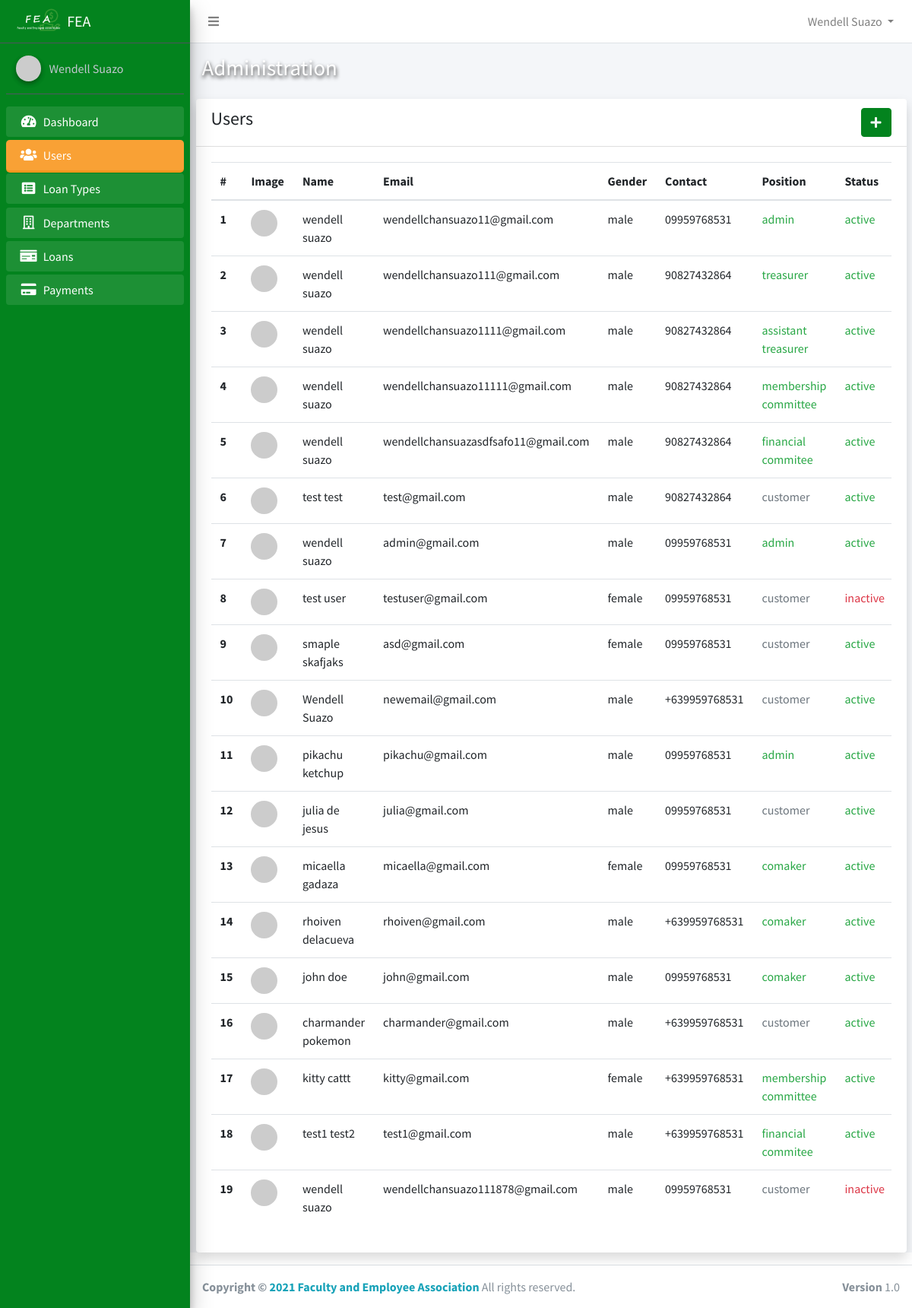
Screenshot of /admin/admin_users.php (signed in) with the database file from the repository.
### tables this page shows
CREATE TABLE `users` (
  `id` int(11) NOT NULL,
  `firstname` varchar(50) NOT NULL,
  `lastname` varchar(50) NOT NULL,
  `gender` varchar(50) NOT NULL,
  `contact_number` varchar(50) NOT NULL,
  `email` varchar(50) NOT NULL,
  `password` varchar(50) NOT NULL,
  `active` tinyint(1) NOT NULL DEFAULT 0,
  `position_id` int(11) DEFAULT NULL,
  `created_at` timestamp NOT NULL DEFAULT current_timestamp()
);

CREATE TABLE `positions` (
  `id` int(11) NOT NULL,
  `name` varchar(50) NOT NULL
);

### app/config/config.php (called while the page is built, shortened)
<?php
class Connection
{
    public $conn;
    public function __construct()
    {
        try {
            $dsn = 'mysql:host=' . HOST . ';dbname=' . DB_NAME;
            $this->conn = new PDO($dsn, USERNAME, PASSWORD);
            $this->conn->setAttribute(PDO::ATTR_DEFAULT_FETCH_MODE, PDO::FETCH_OBJ);
            $this->conn->setAttribute(PDO::ATTR_EMULATE_PREPARES, false);
        } catch (PDOException $e) {
            echo "Error!: " . $e->getMessage() . "<br/>";
            die();
        }
        return $this->conn;
    }
}

### core.php (called while the page is built, shortened)
<?php
require_once 'app/config/config.php';
require_once 'app/models/User.php';
$user = new User();

### app/models/User.php (called while the page is built, shortened)
<?php
class User extends Connection
{
    public static function Auth()
    {
        if (isset($_SESSION['id'])) {
            return true;
        } else {
            return false;
        }
    }
    public function getFullName()
    {
        if (self::Auth()) {
            $user = $this->getUser();
            return ucwords($user->firstname) . ' ' . ucwords($user->lastname);
        } else {
            return 'Guess';
        }
    }
    public function getUser()
    {
        if (self::Auth()) {
            $sql = "SELECT * FROM users WHERE id=:id AND active=1";
            $stmt = $this->conn->prepare($sql);
            $stmt->execute(['id' => $_SESSION['id']]);
            $user = $stmt->fetch();
            return $user;
        }
    }
}

### app/controllers/admin/UserController.php (called while the page is built, shortened)
<?php
class AdminUser extends Connection
{
    public function index()
    {
        $sql = "SELECT * FROM users";
        $stmt = $this->conn->query($sql);
        return $users = $stmt->fetchAll();
    }
    public function getPosition($id)
    {
        $sql = "SELECT * FROM positions WHERE id=:id";
        $stmt = $this->conn->prepare($sql);
        $stmt->execute(['id' => $id]);
        $position = $stmt->fetch();
        if ($position->name) {
            return $position->name;
        } else {
            return 'admin';
        }
    }
}

### admin/admin_users.php (the view, shortened to what this page needs)
<?php
require_once '../core.php';
require_once  '../app/includes/admin/header.php';
$adminUser = new AdminUser();
$users = $adminUser->index();
?>
<div class="container">
    <div class="card shadow">
        <div class="card-header d-flex align-items-center">
            <h4>Users</h4>
            <a href="admin_user_create.php" class="btn btn-primary ml-auto"><i class="fas fa-plus text-light"></i></a>
        </div>
        <div class="card-body">
            <div class="table-responsive">
                <?php if ($users) : ?>
                    <table class="table">
                        <thead>
                            <tr>
                                <th scope="col">#</th>
                                <th scope="col">Image</th>
                                <th scope="col">Name</th>
                                <th scope="col">Email</th>
                                <th scope="col">Gender</th>
                                <th scope="col">Contact</th>
                                <th scope="col">Position</th>
                                <th scope="col">Status</th>
                            </tr>
                        </thead>
                        <tbody>
                            <?php foreach ($users as $key => $singleUser) : ?>
                                <tr class="align-items-center">
                                    <th scope="row"><?php echo $key + 1 ?></th>
                                    <td>
                                        <img class="rounded-circle" width="35" src="https://ui-avatars.com/api/?name=<?php echo $singleUser->firstname . ' ' . $singleUser->lastname ?>" alt="image">
                                    </td>
                                    <td><?php echo $singleUser->firstname . ' ' . $singleUser->lastname ?></td>
                                    <td><?php echo $singleUser->email ?></td>
                                    <td><?php echo $singleUser->gender ?></td>
                                    <td><?php echo $singleUser->contact_number ?></td>
                                    <td>
                                        <span class="<?php echo ($adminUser->getPosition($singleUser->position_id) != 'customer') ? 'text-success' : 'text-secondary' ?> ">
                                            <?php echo $adminUser->getPosition($singleUser->position_id) ?>
                                        </span>
                                    </td>
                                    <td>
                                        <?php if ($singleUser->active) : ?>
                                            <span class="text-success">active</span>
                                        <?php else : ?>
                                            <span class="text-danger">inactive</span>
                                        <?php endif; ?>
                                    </td>
                                </tr>
                            <?php endforeach; ?>
                        </tbody>
                    </table>
                <?php else : ?>
                    <h2 class="text-secondary text-center">No User Yet</h2>
                <?php endif; ?>
            </div>
        </div>
    </div>
</div>
</div>
<?php require_once BASE . '/app/includes/admin/footer.php' ?>

### app/includes/admin/navbar.php (shortened to what this page needs)
<nav class="main-header navbar navbar-expand navbar-white navbar-light">
    <ul class="navbar-nav" style="width:100%;">
        <li class="nav-item">
            <a class="nav-link" data-widget="pushmenu" href="#" role="button"><i class="fas fa-bars"></i></a>
        </li>
        <li class="nav-item dropdown" style="margin-left:auto">
            <a id="navbarDropdown" class="nav-link dropdown-toggle" href="#" role="button" data-toggle="dropdown" aria-haspopup="true" aria-expanded="false" v-pre>
                <?php echo $user->getFullName() ?>
            </a>
        </li>
    </ul>
</nav>

### app/includes/admin/sidebar.php
<div class="sidebar">
    <div class="user-panel mt-3 pb-3 mb-3 d-flex">
        <div class="image">
            <img src="https://ui-avatars.com/api/?name=<?php echo $user->getFullName() ?>" class="img-circle elevation-2" alt="User Image">
        </div>
        <div class="info">
            <a href="" class="d-block"><?php echo $user->getFullName() ?></a>
        </div>
    </div>
    <nav class="mt-2">
        <ul class="nav nav-pills nav-sidebar flex-column" data-widget="treeview" role="menu" data-accordion="false">
            <li class="nav-item menu-open
                <?php echo (strpos(CURRENT_URL, 'dashboard') !== false) ? 'active' : '' ?>
                ">
                <a href="<?php echo BASE_URL . '/admin/dashboard.php' ?>" class="nav-link">
                    <i class="nav-icon fas fa-tachometer-alt"></i>
                    <p>
                        Dashboard
                    </p>
                </a>
            </li>
            <li class="nav-item menu-open
            <?php echo (strpos(CURRENT_URL, 'admin_user') !== false) ? 'active' : '' ?>
            ">
                <a href="<?php echo BASE_URL . 'admin/admin_users.php' ?>" class="nav-link">
                    <i class="nav-icon fas fa-users"></i>
                    <p>
                        Users
                    </p>
                </a>
            </li>
            <li class="nav-item menu-open
            <?php echo (strpos(CURRENT_URL, 'type') !== false) ? 'active' : '' ?>
            ">
                <a href="<?php echo BASE_URL . 'admin/types.php' ?>" class="nav-link ">
                    <i class="nav-icon fa fa-list-alt"></i>
                    <p>
                        Loan Types
                    </p>
                </a>
            </li>
            <li class="nav-item menu-open
            <?php echo (strpos(CURRENT_URL, 'department') !== false) ? 'active' : '' ?>
            ">
                <a href="<?php echo BASE_URL . 'admin/departments.php' ?>" class="nav-link">
                    <i class="nav-icon far fa-building"></i>
                    <p>
                        Departments
                    </p>
                </a>
            </li>
            <li class="nav-item menu-open
            <?php echo (strpos(CURRENT_URL, 'admin/loan') !== false) ? 'active' : '' ?>
            ">
                <a href="<?php echo BASE_URL . 'admin/loans.php' ?>" class=" nav-link ">
                    <i class="nav-icon fas fa-money-check"></i>
                    <p>
                        Loans
                    </p>
                </a>
            </li>
            <li class="nav-item menu-open
            <?php echo (strpos(CURRENT_URL, 'payment') !== false) ? 'active' : '' ?>
            ">
                <a href="<?php echo BASE_URL . 'admin/payments.php' ?>" class=" nav-link ">
                    <i class="nav-icon fas fa-credit-card"></i>
                    <p>
                        Payments
                    </p>
                </a>
            </li>
        </ul>
    </nav>
</div>

### assets/admin/css/admin.css (style rules this page uses)
.sidebar { background: rgb(3, 131, 30); }
.btn-primary { background-color: rgb(3, 131, 30) !important; border-color: rgb(3, 131, 30) !important; }
.menu-open { margin-bottom: 1px !important; }
.active { background: #f8961e; border-radius: 5px; }

### rows the page displays
users: $user->getFullName() "Wendell Suazo", firstname "wendell", lastname "suazo", email "wendellchansuazo11@gmail.com", gender "male", contact_number "09959768531", position.name "admin", active "active"
users: firstname "wendell", lastname "suazo", email "wendellchansuazo111@gmail.com", gender "male", contact_number "90827432864", position.name "treasurer", active "active"
users: firstname "wendell", lastname "suazo", email "wendellchansuazo1111@gmail.com", gender "male", contact_number "90827432864", position.name "assistant treasurer", active "active"
users: firstname "wendell", lastname "suazo", email "wendellchansuazo11111@gmail.com", gender "male", contact_number "90827432864", position.name "membership committee", active "active"
users: firstname "wendell", lastname "suazo", email "wendellchansuazasdfsafo11@gmail.com", gender "male", contact_number "90827432864", position.name "financial commitee", active "active"
users: firstname "test", lastname "test", email "test@gmail.com", gender "male", contact_number "90827432864", position.name "customer", active "active"
users: firstname "wendell", lastname "suazo", email "admin@gmail.com", gender "male", contact_number "09959768531", position.name "admin", active "active"
users: firstname "test", lastname "user", email "testuser@gmail.com", gender "female", contact_number "09959768531", position.name "customer", active "inactive"
users: firstname "smaple", lastname "skafjaks", email "asd@gmail.com", gender "female", contact_number "09959768531", position.name "customer", active "active"
users: firstname "Wendell", lastname "Suazo", email "newemail@gmail.com", gender "male", contact_number "+639959768531", position.name "customer", active "active"
users: firstname "pikachu", lastname "ketchup", email "pikachu@gmail.com", gender "male", contact_number "09959768531", position.name "admin", active "active"
users: firstname "julia", lastname "de jesus", email "julia@gmail.com", gender "male", contact_number "09959768531", position.name "customer", active "active"
users: firstname "micaella", lastname "gadaza", email "micaella@gmail.com", gender "female", contact_number "09959768531", position.name "comaker", active "active"
users: firstname "rhoiven", lastname "delacueva", email "rhoiven@gmail.com", gender "male", contact_number "+639959768531", position.name "comaker", active "active"
users: firstname "john", lastname "doe", email "john@gmail.com", gender "male", contact_number "09959768531", position.name "comaker", active "active"
users: firstname "charmander", lastname "pokemon", email "charmander@gmail.com", gender "male", contact_number "+639959768531", position.name "customer", active "active"
users: firstname "kitty", lastname "cattt", email "kitty@gmail.com", gender "female", contact_number "+639959768531", position.name "membership committee", active "active"
users: firstname "test1", lastname "test2", email "test1@gmail.com", gender "male", contact_number "+639959768531", position.name "financial commitee", active "active"
users: firstname "wendell", lastname "suazo", email "wendellchansuazo111878@gmail.com", gender "male", contact_number "09959768531", position.name "customer", active "inactive"
